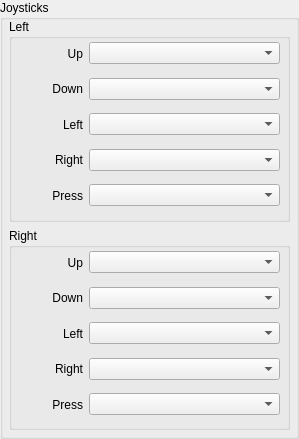
         <widget class="QGroupBox" name="groupBox_2">
          <property name="title">
           <string>Joysticks</string>
          </property>
          <widget class="QWidget" name="verticalLayoutWidget_3">
           <property name="geometry">
            <rect>
             <x>9</x>
             <y>19</y>
             <width>281</width>
             <height>411</height>
            </rect>
           </property>
           <layout class="QVBoxLayout" name="verticalLayout_3">
            <item>
             <widget class="QGroupBox" name="groupBox_7">
              <property name="title">
               <string>Left</string>
              </property>
              <widget class="QWidget" name="verticalLayoutWidget_4">
               <property name="geometry">
                <rect>
                 <x>10</x>
                 <y>20</y>
                 <width>261</width>
                 <height>171</height>
                </rect>
               </property>
               <layout class="QVBoxLayout" name="verticalLayout_4">
                <item>
                 <widget class="QWidget" name="widget_19" native="true">
                  <layout class="QHBoxLayout" name="horizontalLayout_27" stretch="1,3">
                   <property name="leftMargin">
                    <number>0</number>
                   </property>
                   <property name="topMargin">
                    <number>0</number>
                   </property>
                   <property name="rightMargin">
                    <number>0</number>
                   </property>
                   <property name="bottomMargin">
                    <number>0</number>
                   </property>
                   <item>
                    <widget class="QLabel" name="label_29">
                     <property name="text">
                      <string>Up</string>
                     </property>
                     <property name="alignment">
                      <set>Qt::AlignRight|Qt::AlignTrailing|Qt::AlignVCenter</set>
                     </property>
                    </widget>
                   </item>
                   <item>
                    <widget class="QComboBox" name="joycombo_1">
                     <property name="sizePolicy">
                      <sizepolicy hsizetype="MinimumExpanding" vsizetype="Fixed">
                       <horstretch>0</horstretch>
                       <verstretch>0</verstretch>
                      </sizepolicy>
                     </property>
                     <property name="placeholderText">
                      <string>Select Input</string>
                     </property>
                     <property name="frame">
                      <bool>true</bool>
                     </property>
                    </widget>
                   </item>
                  </layout>
                 </widget>
                </item>
                <item>
                 <widget class="QWidget" name="widget_51" native="true">
                  <layout class="QHBoxLayout" name="horizontalLayout_69" stretch="1,3">
                   <property name="leftMargin">
                    <number>0</number>
                   </property>
                   <property name="topMargin">
                    <number>0</number>
                   </property>
                   <property name="rightMargin">
                    <number>0</number>
                   </property>
                   <property name="bottomMargin">
                    <number>0</number>
                   </property>
                   <item>
                    <widget class="QLabel" name="label_70">
                     <property name="layoutDirection">
                      <enum>Qt::LeftToRight</enum>
                     </property>
                     <property name="text">
                      <string>Down</string>
                     </property>
                     <property name="alignment">
                      <set>Qt::AlignRight|Qt::AlignTrailing|Qt::AlignVCenter</set>
                     </property>
                    </widget>
                   </item>
                   <item>
                    <widget class="QComboBox" name="joycombo_2">
                     <property name="sizePolicy">
                      <sizepolicy hsizetype="MinimumExpanding" vsizetype="Fixed">
                       <horstretch>0</horstretch>
                       <verstretch>0</verstretch>
                      </sizepolicy>
                     </property>
                     <property name="placeholderText">
                      <string>Select Input</string>
                     </property>
                    </widget>
                   </item>
                  </layout>
                 </widget>
                </item>
                <item>
                 <widget class="QWidget" name="widget_52" native="true">
                  <layout class="QHBoxLayout" name="horizontalLayout_70" stretch="1,3">
                   <property name="leftMargin">
                    <number>0</number>
                   </property>
                   <property name="topMargin">
                    <number>0</number>
                   </property>
                   <property name="rightMargin">
                    <number>0</number>
                   </property>
                   <property name="bottomMargin">
                    <number>0</number>
                   </property>
                   <item>
                    <widget class="QLabel" name="label_71">
                     <property name="layoutDirection">
                      <enum>Qt::LeftToRight</enum>
                     </property>
                     <property name="text">
                      <string>Left</string>
                     </property>
                     <property name="alignment">
                      <set>Qt::AlignRight|Qt::AlignTrailing|Qt::AlignVCenter</set>
                     </property>
                    </widget>
                   </item>
                   <item>
                    <widget class="QComboBox" name="joycombo_3">
                     <property name="sizePolicy">
                      <sizepolicy hsizetype="MinimumExpanding" vsizetype="Fixed">
                       <horstretch>0</horstretch>
                       <verstretch>0</verstretch>
                      </sizepolicy>
                     </property>
                     <property name="placeholderText">
                      <string>Select Input</string>
                     </property>
                    </widget>
                   </item>
                  </layout>
                 </widget>
                </item>
                <item>
                 <widget class="QWidget" name="widget_18" native="true">
                  <layout class="QHBoxLayout" name="horizontalLayout_26" stretch="1,3">
                   <property name="leftMargin">
                    <number>0</number>
                   </property>
                   <property name="topMargin">
                    <number>0</number>
                   </property>
                   <property name="rightMargin">
                    <number>0</number>
                   </property>
                   <property name="bottomMargin">
                    <number>0</number>
                   </property>
                   <item>
                    <widget class="QLabel" name="label_28">
                     <property name="layoutDirection">
                      <enum>Qt::LeftToRight</enum>
                     </property>
                     <property name="text">
                      <string>Right</string>
                     </property>
                     <property name="alignment">
                      <set>Qt::AlignRight|Qt::AlignTrailing|Qt::AlignVCenter</set>
                     </property>
                    </widget>
                   </item>
                   <item>
                    <widget class="QComboBox" name="joycombo_4">
                     <property name="sizePolicy">
                      <sizepolicy hsizetype="MinimumExpanding" vsizetype="Fixed">
                       <horstretch>0</horstretch>
                       <verstretch>0</verstretch>
                      </sizepolicy>
                     </property>
                     <property name="placeholderText">
                      <string>Select Input</string>
                     </property>
                    </widget>
                   </item>
                  </layout>
                 </widget>
                </item>
                <item>
                 <widget class="QWidget" name="widget_36" native="true">
                  <layout class="QHBoxLayout" name="horizontalLayout_44" stretch="1,3">
                   <property name="leftMargin">
                    <number>0</number>
                   </property>
                   <property name="topMargin">
                    <number>0</number>
                   </property>
                   <property name="rightMargin">
                    <number>0</number>
                   </property>
                   <property name="bottomMargin">
                    <number>0</number>
                   </property>
                   <item>
                    <widget class="QLabel" name="label_34">
                     <property name="layoutDirection">
                      <enum>Qt::LeftToRight</enum>
                     </property>
                     <property name="text">
                      <string>Press</string>
                     </property>
                     <property name="alignment">
                      <set>Qt::AlignRight|Qt::AlignTrailing|Qt::AlignVCenter</set>
                     </property>
                    </widget>
                   </item>
                   <item>
                    <widget class="QComboBox" name="comboBox_42">
                     <property name="sizePolicy">
                      <sizepolicy hsizetype="MinimumExpanding" vsizetype="Fixed">
                       <horstretch>0</horstretch>
                       <verstretch>0</verstretch>
                      </sizepolicy>
                     </property>
                     <property name="placeholderText">
                      <string>Select Input</string>
                     </property>
                    </widget>
                   </item>
                  </layout>
                 </widget>
                </item>
               </layout>
              </widget>
             </widget>
            </item>
            <item>
             <widget class="QGroupBox" name="groupBox_8">
              <property name="title">
               <string>Right</string>
              </property>
              <widget class="QWidget" name="verticalLayoutWidget_5">
               <property name="geometry">
                <rect>
                 <x>10</x>
                 <y>20</y>
                 <width>261</width>
                 <height>171</height>
                </rect>
               </property>
               <layout class="QVBoxLayout" name="verticalLayout_5">
                <item>
                 <widget class="QWidget" name="widget_29" native="true">
                  <layout class="QHBoxLayout" name="horizontalLayout_37" stretch="1,3">
                   <property name="leftMargin">
                    <number>0</number>
                   </property>
                   <property name="topMargin">
                    <number>0</number>
                   </property>
                   <property name="rightMargin">
                    <number>0</number>
                   </property>
                   <property name="bottomMargin">
                    <number>0</number>
                   </property>
                   <item>
                    <widget class="QLabel" name="label_43">
                     <property name="text">
                      <string>Up</string>
                     </property>
                     <property name="alignment">
                      <set>Qt::AlignRight|Qt::AlignTrailing|Qt::AlignVCenter</set>
                     </property>
                    </widget>
                   </item>
                   <item>
                    <widget class="QComboBox" name="joycombo_5">
                     <property name="sizePolicy">
                      <sizepolicy hsizetype="MinimumExpanding" vsizetype="Fixed">
                       <horstretch>0</horstretch>
                       <verstretch>0</verstretch>
                      </sizepolicy>
                     </property>
                     <property name="placeholderText">
                      <string>Select Input</string>
                     </property>
                    </widget>
                   </item>
                  </layout>
                 </widget>
                </item>
                <item>
                 <widget class="QWidget" name="widget_53" native="true">
                  <layout class="QHBoxLayout" name="horizontalLayout_73" stretch="1,3">
                   <property name="leftMargin">
                    <number>0</number>
                   </property>
                   <property name="topMargin">
                    <number>0</number>
                   </property>
                   <property name="rightMargin">
                    <number>0</number>
                   </property>
                   <property name="bottomMargin">
                    <number>0</number>
                   </property>
                   <item>
                    <widget class="QLabel" name="label_73">
                     <property name="layoutDirection">
                      <enum>Qt::LeftToRight</enum>
                     </property>
                     <property name="text">
                      <string>Down</string>
                     </property>
                     <property name="alignment">
                      <set>Qt::AlignRight|Qt::AlignTrailing|Qt::AlignVCenter</set>
                     </property>
                    </widget>
                   </item>
                   <item>
                    <widget class="QComboBox" name="joycombo_6">
                     <property name="sizePolicy">
                      <sizepolicy hsizetype="MinimumExpanding" vsizetype="Fixed">
                       <horstretch>0</horstretch>
                       <verstretch>0</verstretch>
                      </sizepolicy>
                     </property>
                     <property name="placeholderText">
                      <string>Select Input</string>
                     </property>
                    </widget>
                   </item>
                  </layout>
                 </widget>
                </item>
                <item>
                 <widget class="QWidget" name="widget_54" native="true">
                  <layout class="QHBoxLayout" name="horizontalLayout_74" stretch="1,3">
                   <property name="leftMargin">
                    <number>0</number>
                   </property>
                   <property name="topMargin">
                    <number>0</number>
                   </property>
                   <property name="rightMargin">
                    <number>0</number>
                   </property>
                   <property name="bottomMargin">
                    <number>0</number>
                   </property>
                   <item>
                    <widget class="QLabel" name="label_74">
                     <property name="layoutDirection">
                      <enum>Qt::LeftToRight</enum>
                     </property>
                     <property name="text">
                      <string>Left</string>
                     </property>
                     <property name="alignment">
                      <set>Qt::AlignRight|Qt::AlignTrailing|Qt::AlignVCenter</set>
                     </property>
                    </widget>
                   </item>
                   <item>
                    <widget class="QComboBox" name="joycombo_7">
                     <property name="sizePolicy">
                      <sizepolicy hsizetype="MinimumExpanding" vsizetype="Fixed">
                       <horstretch>0</horstretch>
                       <verstretch>0</verstretch>
                      </sizepolicy>
                     </property>
                     <property name="placeholderText">
                      <string>Select Input</string>
                     </property>
                    </widget>
                   </item>
                  </layout>
                 </widget>
                </item>
                <item>
                 <widget class="QWidget" name="widget_30" native="true">
                  <layout class="QHBoxLayout" name="horizontalLayout_38" stretch="1,3">
                   <property name="leftMargin">
                    <number>0</number>
                   </property>
                   <property name="topMargin">
                    <number>0</number>
                   </property>
                   <property name="rightMargin">
                    <number>0</number>
                   </property>
                   <property name="bottomMargin">
                    <number>0</number>
                   </property>
                   <item>
                    <widget class="QLabel" name="label_44">
                     <property name="layoutDirection">
                      <enum>Qt::LeftToRight</enum>
                     </property>
                     <property name="text">
                      <string>Right</string>
                     </property>
                     <property name="alignment">
                      <set>Qt::AlignRight|Qt::AlignTrailing|Qt::AlignVCenter</set>
                     </property>
                    </widget>
                   </item>
                   <item>
                    <widget class="QComboBox" name="joycombo_8">
                     <property name="sizePolicy">
                      <sizepolicy hsizetype="MinimumExpanding" vsizetype="Fixed">
                       <horstretch>0</horstretch>
                       <verstretch>0</verstretch>
                      </sizepolicy>
                     </property>
                     <property name="placeholderText">
                      <string>Select Input</string>
                     </property>
                    </widget>
                   </item>
                  </layout>
                 </widget>
                </item>
                <item>
                 <widget class="QWidget" name="widget_37" native="true">
                  <layout class="QHBoxLayout" name="horizontalLayout_47" stretch="1,3">
                   <property name="leftMargin">
                    <number>0</number>
                   </property>
                   <property name="topMargin">
                    <number>0</number>
                   </property>
                   <property name="rightMargin">
                    <number>0</number>
                   </property>
                   <property name="bottomMargin">
                    <number>0</number>
                   </property>
                   <item>
                    <widget class="QLabel" name="label_50">
                     <property name="layoutDirection">
                      <enum>Qt::LeftToRight</enum>
                     </property>
                     <property name="text">
                      <string>Press</string>
                     </property>
                     <property name="alignment">
                      <set>Qt::AlignRight|Qt::AlignTrailing|Qt::AlignVCenter</set>
                     </property>
                    </widget>
                   </item>
                   <item>
                    <widget class="QComboBox" name="comboBox_45">
                     <property name="sizePolicy">
                      <sizepolicy hsizetype="MinimumExpanding" vsizetype="Fixed">
                       <horstretch>0</horstretch>
                       <verstretch>0</verstretch>
                      </sizepolicy>
                     </property>
                     <property name="placeholderText">
                      <string>Select Input</string>
                     </property>
                    </widget>
                   </item>
                  </layout>
                 </widget>
                </item>
               </layout>
              </widget>
             </widget>
            </item>
           </layout>
          </widget>
         </widget>
